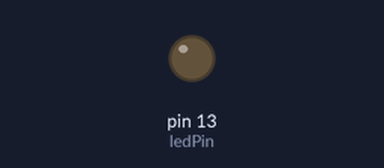
Bench run of a sketch on a simulated Arduino Uno, built with avr-gcc and run on an emulated ATmega328P. On the bench: output pins drawn as LEDs (lit = HIGH).

Above: at 0.8 s.
At 3.5 s:
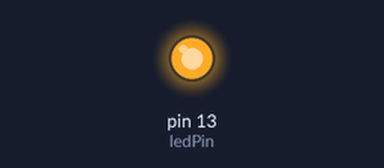
Timing chart, 0 to 7.5 s (numbered marks = the images above):
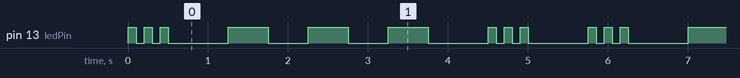

Measured:
- by itself, pin 13 (ledPin): repeats every 5.8 s: 2 × (LOW 0.10 s, HIGH 0.10 s), LOW 0.75 s, 2 × (HIGH 0.50 s, LOW 0.50 s), HIGH 0.50 s, LOW 0.75 s, 2 × (HIGH 0.10 s, LOW 0.10 s), HIGH 0.10 s, LOW 0.75 s, HIGH 0.10 s
- by itself, everything shown: repeats every 5.8 s, in 18 steps

The sketch:

sos_test.ino
```cpp
int ledPin = 13;

void setup (){
  pinMode(ledPin, OUTPUT);
}

void loop(){
  digitalWrite(ledPin, 1);
  delay(100);
  digitalWrite(ledPin, 0);
  delay(100);
  digitalWrite(ledPin, 1);
  delay(100);
  digitalWrite(ledPin, 0);
  delay(100);
  digitalWrite(ledPin, 1);
  delay(100);
  digitalWrite(ledPin, 0);
  delay(750); //end//
  digitalWrite(ledPin, 1);
  delay(500);
  digitalWrite(ledPin, 0);
  delay(500);
  digitalWrite(ledPin, 1);
  delay(500);
  digitalWrite(ledPin, 0);
  delay(500);
  digitalWrite(ledPin, 1);
  delay(500);
  digitalWrite(ledPin, 0);
  delay(750); //end//
  digitalWrite(ledPin, 1);
  delay(100);
  digitalWrite(ledPin, 0);
  delay(100);
  digitalWrite(ledPin, 1);
  delay(100);
  digitalWrite(ledPin, 0);
  delay(100);
  digitalWrite(ledPin, 1);
  delay(100);
  digitalWrite(ledPin, 0);
  delay(750); //end//
}
```
